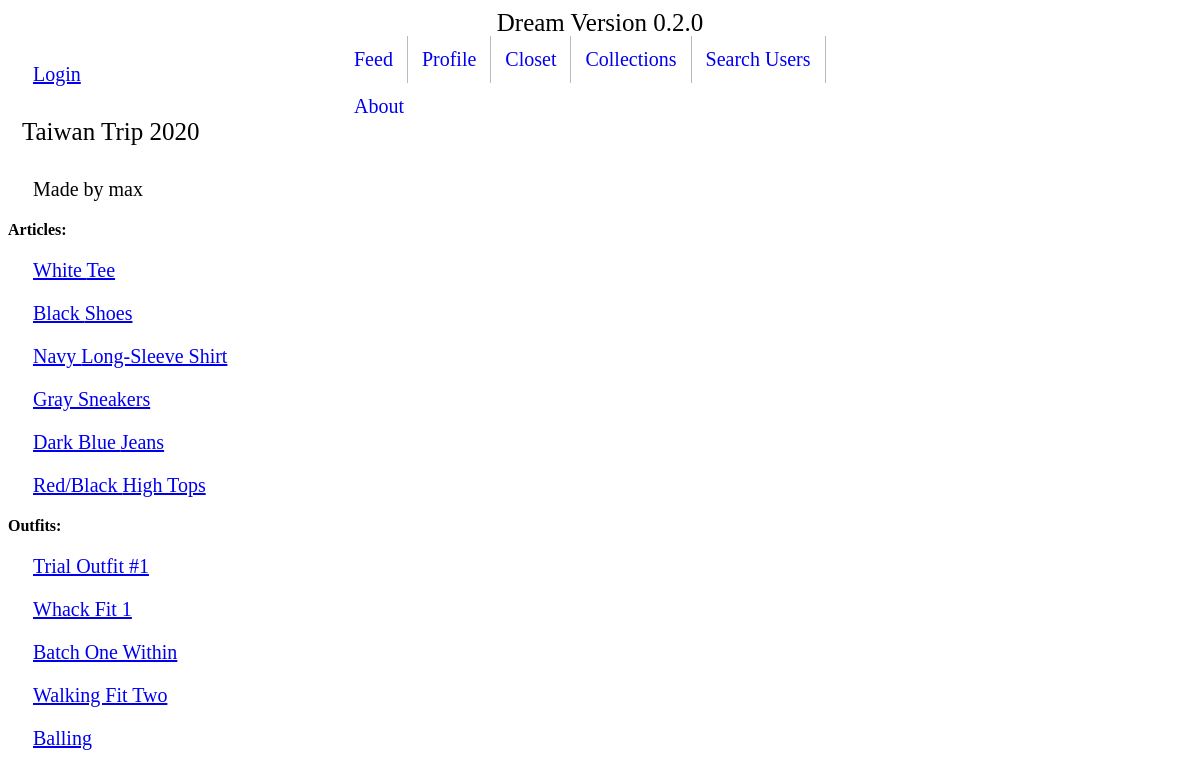
Screenshot of /clothing/collections/1/ with the database file from the repository.
### clothing/models.py (models this page shows, shortened)
class Collection(models.Model):
    name = models.CharField(max_length=120)
    creator = models.ForeignKey(User, on_delete=models.SET_NULL, null=True)
    articles = models.ManyToManyField('Article', related_name="articles_in_collection")
    outfits = models.ManyToManyField('Outfit', related_name="outfits_in_collection")

class Article(models.Model):
    location_choices = (
        ('TOP', 'Top'),
        ('BTM', 'Bottom'),
        ('SHS', 'Shoes'),
    )
    creator = models.ForeignKey(User, on_delete=models.SET_NULL, null=True)
    actual_location = models.CharField(max_length=60, choices=location_choices, default='None', null=True)
    clothing_type = models.CharField(max_length=60)  # henley, jeans, sneakers
    color = models.CharField(max_length=20)
    cut = models.CharField(max_length=60, blank=True)
    pattern = models.CharField(max_length=60, blank=True)
    material = models.CharField(max_length=60, blank=True)
    favorited = models.ManyToManyField(User, blank=True, related_name="article_favorited_by")
    def get_absolute_url(self):
        return reverse('clothing:article-detail', kwargs={"pk": self.pk})

class Outfit(models.Model):
    title = models.CharField(max_length=120)
    top = models.ForeignKey('Article', on_delete=models.SET_NULL, related_name="outfit_top", null=True)
    bottom = models.ForeignKey('Article', on_delete=models.SET_NULL, related_name="outfit_bottom", null=True)
    shoes = models.ForeignKey('Article', on_delete=models.SET_NULL , related_name="outfit_shoes", null=True)
    creator = models.ForeignKey(User, on_delete=models.SET_NULL, null=True)
    creation_date = models.DateTimeField(auto_now_add=True)
    favorited = models.ManyToManyField(User, blank=True, related_name="outfit_favorited_by")
    def get_absolute_url(self):
        return reverse('clothing:outfit-detail', kwargs={"pk": self.pk})

### clothing/views.py (the view, shortened to what this page needs)
# urls.py: path('collections/<int:pk>/', CollectionDetailView.as_view(), name='collection-detail'),
class CollectionDetailView(DetailView, LoginRequiredMixin):
    template_name = 'clothing/collection_detail.html'
    model = Collection
    def get_context_data(self, *, object_list=None, **kwargs):
        add_article_form = AddArticleForm(self.request.GET or None)
        add_outfit_form = AddOutfitForm(self.request.GET or None)
        context = super().get_context_data(**kwargs)
        context['add_article_form'] = add_article_form
        context['add_outfit_form'] = add_outfit_form
        instance_ = get_object_or_404(Collection, pk=self.kwargs.get('pk'))
        context['can_edit'] = str(self.request.user) == str(instance_.creator)
        return context

### clothing/templates/clothing/collection_detail.html (shortened to what this page needs)
{% extends 'base.html' %}
{% block content %}
<h1>{{ object.name }}</h1>
<p>Made by {{ object.creator }}</p>
<b>Articles:</b>
{% for instance in object.articles.all %}
    <p><a href="{{ instance.get_absolute_url }}">{{ instance.color }} {{ instance.clothing_type }}</a></p>
{% endfor %}
<b>Outfits:</b>
{% for instance in object.outfits.all %}
    <p><a href="{{ instance.get_absolute_url }}">{{ instance.title }}</a></p>
{% endfor %}
{% endblock %}

### templates/base.html (style rules this page uses)
h1 { padding: 12px 14px; }
h1 { font-family:calibri; font-size: 25px; font-weight: 500; }
p { padding: 0px 25px; font-family: calibri light; font-size: 20px; }

### rows the page displays
Collection: name "Taiwan Trip 2020", creator "max"
Article: color "White", clothing_type "Tee"
Article: color "Black", clothing_type "Shoes"
Article: color "Navy", clothing_type "Long-Sleeve Shirt"
Article: color "Gray", clothing_type "Sneakers"
Article: color "Dark Blue", clothing_type "Jeans"
Article: color "Red/Black", clothing_type "High Tops"
Outfit: title "Trial Outfit #1"
Outfit: title "Whack Fit 1"
Outfit: title "Batch One Within"
Outfit: title "Walking Fit Two"
Outfit: title "Balling"
